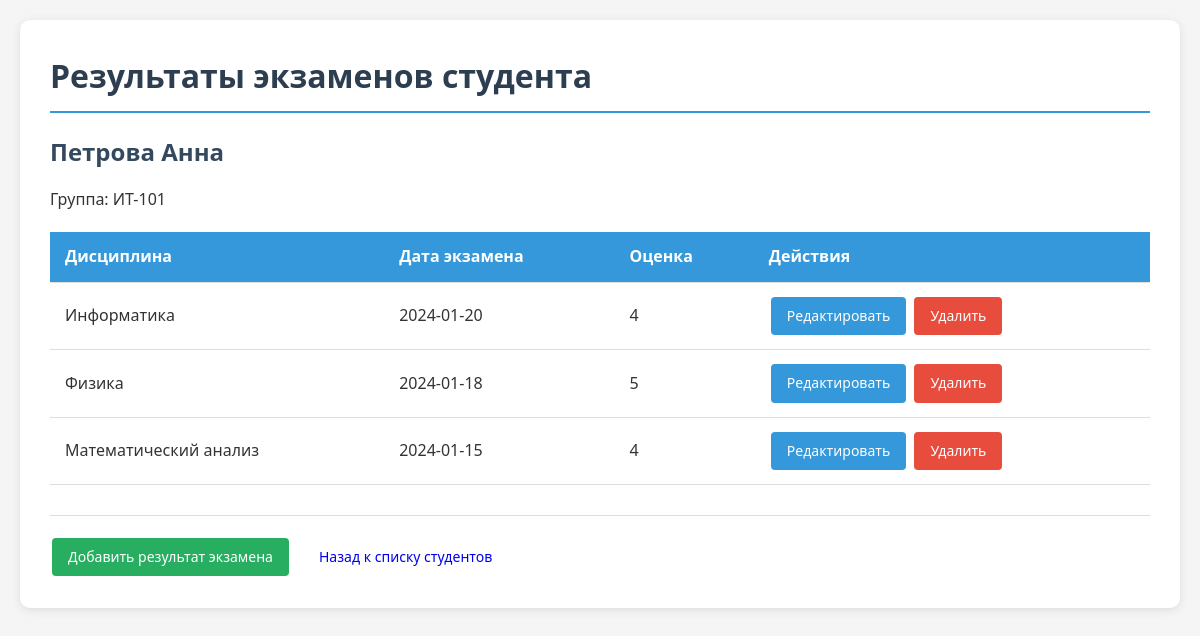
Page /exams.php?student_id=2 on the committed database.
### tables this page shows
CREATE TABLE students (
    id INTEGER PRIMARY KEY AUTOINCREMENT,
    last_name TEXT NOT NULL,
    first_name TEXT NOT NULL,
    middle_name TEXT,
    group_id INTEGER NOT NULL,
    gender TEXT CHECK(gender IN ('М', 'Ж')),
    birth_date DATE,
    FOREIGN KEY (group_id) REFERENCES groups(id) ON DELETE RESTRICT
);

CREATE TABLE groups (
    id INTEGER PRIMARY KEY AUTOINCREMENT,
    group_number TEXT NOT NULL UNIQUE
);

CREATE TABLE exams (
    id INTEGER PRIMARY KEY AUTOINCREMENT,
    student_id INTEGER NOT NULL,
    subject_id INTEGER NOT NULL,
    exam_date DATE NOT NULL,
    grade INTEGER CHECK(grade BETWEEN 2 AND 5),
    FOREIGN KEY (student_id) REFERENCES students(id) ON DELETE CASCADE,
    FOREIGN KEY (subject_id) REFERENCES subjects(id) ON DELETE RESTRICT
);

CREATE TABLE subjects (
    id INTEGER PRIMARY KEY AUTOINCREMENT,
    subject_name TEXT NOT NULL UNIQUE,
    course_year INTEGER CHECK(course_year BETWEEN 1 AND 6)
);

### includes/functions.php (called while the page is built, shortened)
<?php
function getStudent($db, $id) {
    $stmt = $db->prepare('SELECT s.*, g.group_number FROM students s
                         JOIN groups g ON s.group_id = g.id WHERE s.id = ?');
    $stmt->execute([$id]);
    return $stmt->fetch(PDO::FETCH_ASSOC);
}
function getStudentExams($db, $student_id) {
    $stmt = $db->prepare('SELECT e.*, s.subject_name
                         FROM exams e
                         JOIN subjects s ON e.subject_id = s.id
                         WHERE e.student_id = ?
                         ORDER BY e.exam_date DESC');
    $stmt->execute([$student_id]);
    return $stmt->fetchAll(PDO::FETCH_ASSOC);
}
?>

### public/exams.php (the view, shortened to what this page needs)
<?php
require_once '../includes/db.php';
require_once '../includes/functions.php';
$db = getDB();
$student_id = $_GET['student_id'];
$student = getStudent($db, $student_id);
$exams = getStudentExams($db, $student_id);
?>
<!DOCTYPE html>
<html lang="ru">
<head>
    <link rel="stylesheet" href="styles.css">
</head>
<body>
    <div class="container">
        <h1>Результаты экзаменов студента</h1>
        <h2><?= htmlspecialchars($student['last_name'] . ' ' . $student['first_name']) ?></h2>
        <p>Группа: <?= htmlspecialchars($student['group_number']) ?></p>
        <table>
            <thead>
                <tr>
                    <th>Дисциплина</th>
                    <th>Дата экзамена</th>
                    <th>Оценка</th>
                    <th>Действия</th>
                </tr>
            </thead>
            <tbody>
                <?php if (empty($exams)): ?>
                    <tr>
                        <td colspan="4" class="text-center">Нет данных</td>
                    </tr>
                <?php else: ?>
                    <?php foreach ($exams as $exam): ?>
                    <tr>
                        <td><?= htmlspecialchars($exam['subject_name']) ?></td>
                        <td><?= $exam['exam_date'] ?></td>
                        <td><?= $exam['grade'] ?></td>
                        <td class="actions">
                            <a href="exam_form.php?id=<?= $exam['id'] ?>" class="btn edit">Редактировать</a>
                            <a href="exam_delete.php?id=<?= $exam['id'] ?>" class="btn delete"
                               onclick="return confirm('Удалить запись?')">Удалить</a>
                        </td>
                    </tr>
                    <?php endforeach; ?>
                <?php endif; ?>
            </tbody>
        </table>
        <div class="footer">
            <a href="exam_form.php?student_id=<?= $student_id ?>" class="btn add">Добавить результат экзамена</a>
            <a href="index.php" class="btn">Назад к списку студентов</a>
        </div>
    </div>
</body>
</html>

### public/styles.css (style rules this page uses)
* { margin: 0; padding: 0; box-sizing: border-box; }
body { font-family: 'Segoe UI', Tahoma, Geneva, Verdana, sans-serif; line-height: 1.6; color: #333; background-color: #f5f5f5; padding: 20px; }
.container { max-width: 1200px; margin: 0 auto; background: white; padding: 30px; border-radius: 10px; box-shadow: 0 2px 10px rgba(0,0,0,0.1); }
h1 { color: #2c3e50; margin-bottom: 20px; padding-bottom: 10px; border-bottom: 2px solid #3498db; }
h2 { color: #34495e; margin-bottom: 15px; }
table { width: 100%; border-collapse: collapse; margin: 20px 0; }
th, td { padding: 12px 15px; text-align: left; border-bottom: 1px solid #ddd; }
th { background-color: #3498db; color: white; font-weight: 600; }
.btn { display: inline-block; padding: 8px 16px; text-decoration: none; border-radius: 4px; font-weight: 500; cursor: pointer; transition: all 0.3s ease; border: none; font-size: 14px; margin: 2px; }
.btn.add { background-color: #27ae60; color: white; }
.btn.edit { background-color: #3498db; color: white; }
.btn.delete { background-color: #e74c3c; color: white; }
.actions { white-space: nowrap; }
.footer { margin-top: 30px; padding-top: 20px; border-top: 1px solid #ddd; display: flex; gap: 10px; }

### rows in the picture
students: last_name+first_name "Петрова Анна", group.group_number "ИТ-101"
exams: subject.subject_name "Информатика", exam_date "2024-01-20", grade "4"
exams: subject.subject_name "Физика", exam_date "2024-01-18", grade "5"
exams: subject.subject_name "Математический анализ", exam_date "2024-01-15", grade "4"
